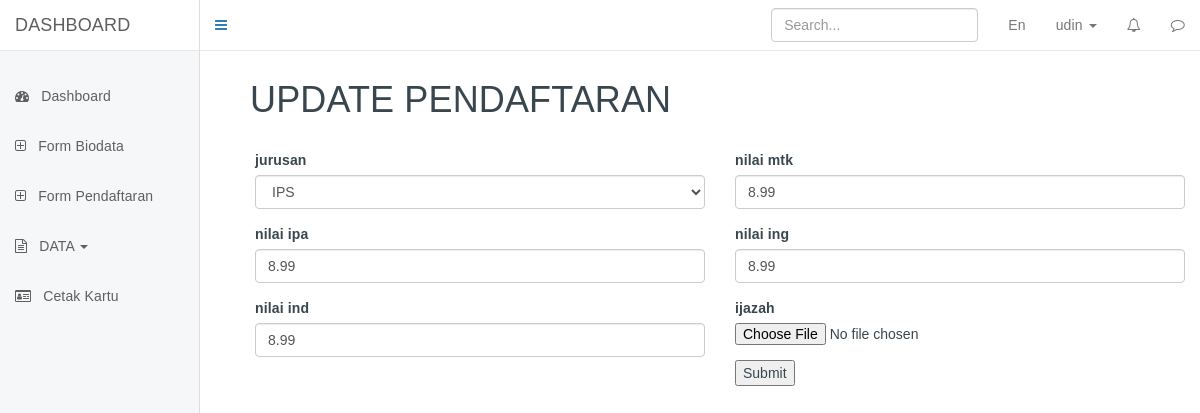
Page /user/index.php?page=update_pendaftaran&id=4 (signed in) on the committed database.
### tables this page shows
CREATE TABLE `pendaftaran` (
  `id_pendaftaran` varchar(30) NOT NULL,
  `jurusan_id` int(11) NOT NULL,
  `nilai_mtk` decimal(3,2) NOT NULL DEFAULT 0.00,
  `nilai_ipa` decimal(3,2) NOT NULL DEFAULT 0.00,
  `nilai_ing` decimal(3,2) NOT NULL DEFAULT 0.00,
  `nilai_ind` decimal(3,2) NOT NULL DEFAULT 0.00,
  `ijazah` varchar(100) NOT NULL DEFAULT 'default.pdf',
  `tgl_pend` date DEFAULT NULL,
  `status_id` int(11) NOT NULL DEFAULT 1,
  `user_id` int(11) NOT NULL
);

### controllers/functions.php (called while the page is built, shortened)
<?php
$conn = mysqli_connect("localhost", "root", "", "psb_online_9");
function query($query)
{
  global $conn;
  $result = mysqli_query($conn, $query);
  $rows = [];
  while ($row = mysqli_fetch_assoc($result)) {
    $rows[] = $row;
  }
  return  $rows;
}

### user/views/update_pendaftaran.php (the view, shortened to what this page needs)
<?php
$pendaftaran = query("SELECT * FROM pendaftaran WHERE user_id = '" . $_SESSION['user_id'] . "'")[0];
?>
<h1 style="margin-top: 80px; margin-left:50px; margin-bottom: 30px;">UPDATE PENDAFTARAN</h1>
<form action="" method="POST" enctype="multipart/form-data">
  <ul>
    <div class="form-group col-md-6">
      <label for="jurusan_id">jurusan</label>
      <select class="form-control" id="jurusan_id" name="jurusan_id">
        <option value="2" <?php if ($pendaftaran['jurusan_id'] == 2) echo 'selected="selected"'; ?>>IPS</option>
      </select>
    </div>
    <div class="form-group col-md-6">
      <label for="nilai_mtk">nilai mtk</label>
      <input type="text" class="form-control" id="nilai_mtk" name="nilai_mtk" value="<?= $pendaftaran['nilai_mtk'] ?>">
    </div>
    <div class="form-group col-md-6">
      <label for="nilai_ipa">nilai ipa</label>
      <input type="text" class="form-control" id="nilai_ipa" name="nilai_ipa" value="<?= $pendaftaran['nilai_ipa'] ?>">
    </div>
    <div class="form-group col-md-6">
      <label for="nilai_ing">nilai ing</label>
      <input type="text" class="form-control" id="nilai_ing" name="nilai_ing" value="<?= $pendaftaran['nilai_ing'] ?>">
    </div>
    <div class="form-group col-md-6">
      <label for="nilai_ind">nilai ind</label>
      <input type="text" class="form-control" id="nilai_ind" name="nilai_ind" value="<?= $pendaftaran['nilai_ind'] ?>">
    </div>
    <div class="form-group col-md-6">
      <label for="ijazah">ijazah</label>
      <input type="file" id="ijazah" name="ijazah">
    </div>
    <div class="form-group col-md-6">
      <button type="submit" name="submit">Submit</button>
    </div>
  </ul>
</form>

### user/style.css (style rules this page uses)
body { margin-top: 50px; background-color: #fff; font-family: Arial, sans-serif; font-size: 14px; letter-spacing: 0.01em; color: #39464e; }

### rows in the picture
pendaftaran: jurusan_id "IPS", nilai_mtk "8.99", nilai_ipa "8.99", nilai_ing "8.99", nilai_ind "8.99"

### other values in the picture
$_SESSION['username'] "udin"
